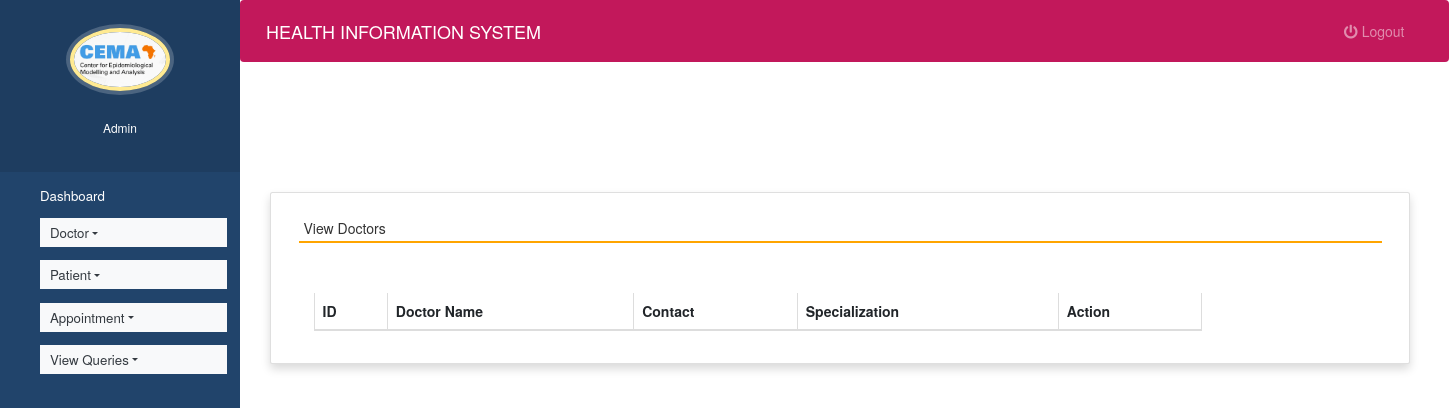
Before: /view_doctor (signed in) with the older database file.
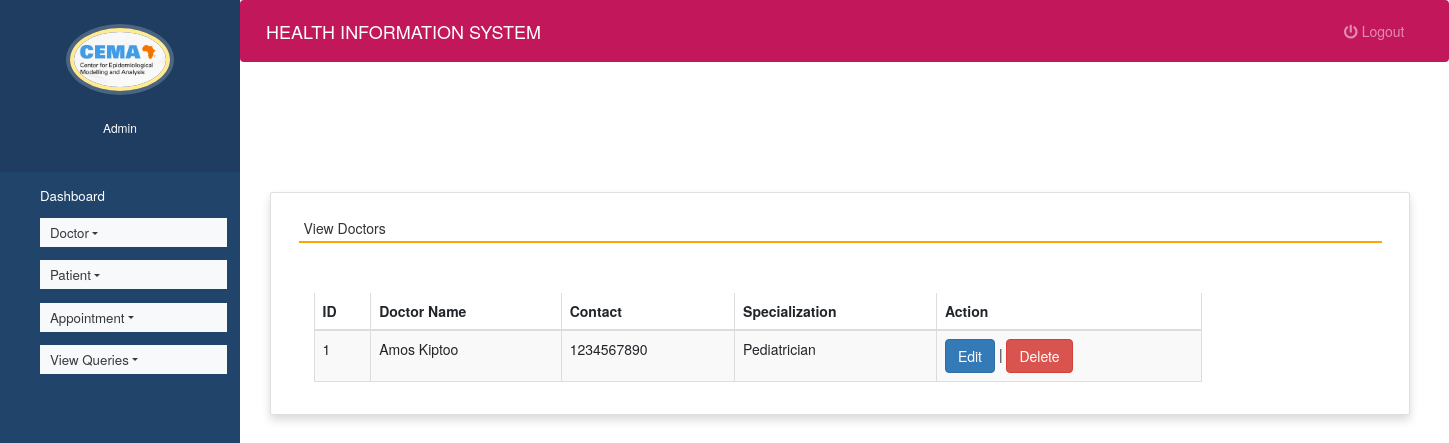
After: the same page with the newer database file.
### health/models.py (models this page shows, shortened)
class Doctor(models.Model):
    name = models.CharField(max_length=50)
    mobile = models.IntegerField()
    special = models.CharField(max_length=50)

### health/views.py (the view)
# urls.py: path('view_doctor', view_doctor, name='view_doctor'),
def view_doctor(request):
    if not request.user.is_staff:
        return redirect('login')
    doc = Doctor.objects.all()
    d = {'doc':doc}
    return render(request,'view_doctor.html', d)

### health/templates/view_doctor.html (shortened to what this page needs)
{% extends 'admin_nav.html' %}
{% load static %}
{% block content %}
<head>
 <link rel="stylesheet" href="https://maxcdn.bootstrapcdn.com/bootstrap/3.4.1/css/bootstrap.min.css">
  <link rel="stylesheet" href="https://cdnjs.cloudflare.com/ajax/libs/font-awesome/4.7.0/css/font-awesome.min.css">
  <link rel="stylesheet" href="https://use.fontawesome.com/releases/v5.6.3/css/all.css">
</head>
<br><br><br><br>
<div class="container card shadow m-5">
    <div class="card-body">
        <h5 class="p-2" style="border-bottom: 2px solid orange">View Doctors</h5>
		<div class="container mt-5">
			<div class="table-responsive">
		<table id="example" class="table table-striped table-bordered table-sm" style="width:80%">
			<thead>
				<tr>
					<th>ID</th>
					<th>Doctor Name</th>
					<th>Contact</th>
					<th>Specialization</th>
                    <th>Action</th>
				</tr>
			</thead>
			<tbody>
            {% for i in doc %}
			<tr>
				<td>{{i.id}}</td>
				<td>{{i.name}}</td>
				<td>{{i.mobile}}</td>
				<td>{{i.special}}</td>
				<td><a href="{% url 'edit_doctor' i.id %}" class="btn btn-primary">Edit</a> |
				<a href="{% url 'delete_doctor' i.id %}" onclick="return confirm('Are you ready to delete this record ?')" class="btn btn-danger">Delete</a></td>
			</tr>
			{% endfor %}
			</tbody>
		</table>
				</div>
	 </div>
	</div>
</div>
{% endblock content %}

Changed rows visible on the page:
added Doctor: id "1", name "Amos Kiptoo", mobile "1234567890", special "Pediatrician"
